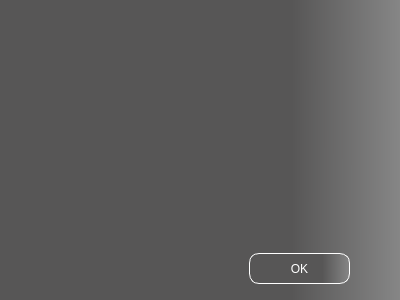
<?xml version="1.0" encoding="UTF-8"?>
<ui version="4.0">
 <class>ErrorDialog</class>
 <widget class="QDialog" name="ErrorDialog">
  <property name="geometry">
   <rect>
    <x>0</x>
    <y>0</y>
    <width>400</width>
    <height>300</height>
   </rect>
  </property>
  <property name="windowTitle">
   <string>Dialog</string>
  </property>
  <property name="styleSheet">
   <string notr="true">background-color: qlineargradient(spread:pad, x1:1, y1:0.445055, x2:0.729, y2:0.44468, stop:0 rgba(134, 134, 134, 255), stop:1 rgba(87, 86, 86, 255));</string>
  </property>
  <widget class="QWidget" name="widget" native="true">
   <property name="geometry">
    <rect>
     <x>0</x>
     <y>50</y>
     <width>401</width>
     <height>171</height>
    </rect>
   </property>
   <property name="styleSheet">
    <string notr="true">background-color: rgba(255, 255, 255, 0);</string>
   </property>
   <layout class="QGridLayout" name="gridLayout">
    <item row="0" column="0">
     <widget class="QLabel" name="errorLabel">
      <property name="font">
       <font>
        <pointsize>20</pointsize>
       </font>
      </property>
      <property name="styleSheet">
       <string notr="true">background-color: rgba(255, 255, 255, 0);</string>
      </property>
      <property name="text">
       <string/>
      </property>
      <property name="alignment">
       <set>Qt::AlignCenter</set>
      </property>
     </widget>
    </item>
   </layout>
  </widget>
  <widget class="QPushButton" name="pushButton">
   <property name="geometry">
    <rect>
     <x>249</x>
     <y>253</y>
     <width>101</width>
     <height>31</height>
    </rect>
   </property>
   <property name="styleSheet">
    <string notr="true">QPushButton#pushButton {
color:rgb(255, 255, 255);
border:solid;
border-radius:10px;
border-color: rgb(255,255,255);
border-width:1px;
}
QPushButton#pushButton:checked { background: rgb(83, 84, 85); }
QPushButton#pushButton:pressed { background: rgb(83, 84, 85); }</string>
   </property>
   <property name="text">
    <string>OK</string>
   </property>
  </widget>
 </widget>
 <resources/>
 <connections>
  <connection>
   <sender>pushButton</sender>
   <signal>released()</signal>
   <receiver>ErrorDialog</receiver>
   <slot>close()</slot>
   <hints>
    <hint type="sourcelabel">
     <x>259</x>
     <y>271</y>
    </hint>
    <hint type="destinationlabel">
     <x>199</x>
     <y>149</y>
    </hint>
   </hints>
  </connection>
 </connections>
</ui>
